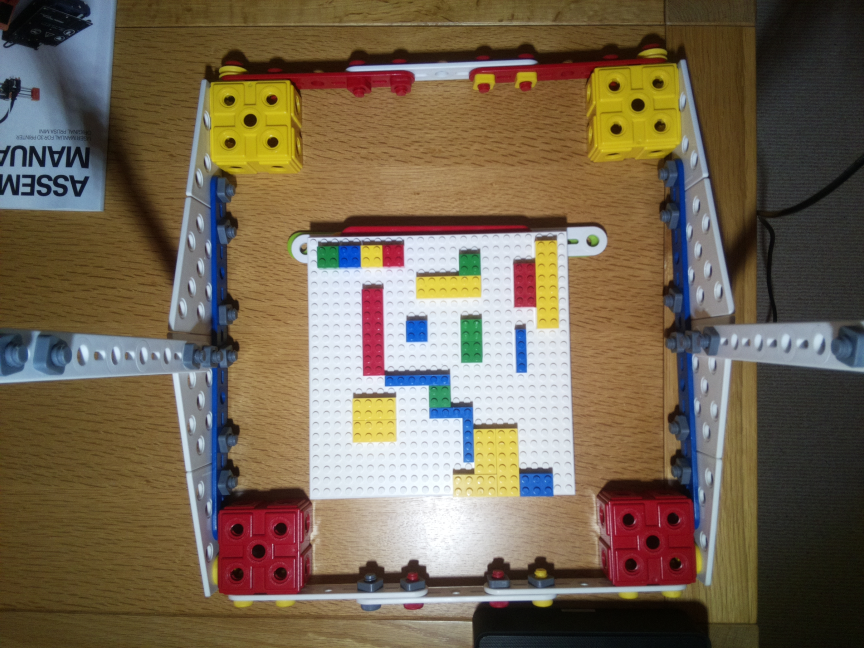
#> input picture images/image1.jpg, 2592 x 1944 px (shown at 1/3 size)
$ python main.py
#> lines starting #> are read from the running program, lines starting #| are printed output that depends on the picture
from time import sleep
import numpy as np
from picamera import PiCamera
import cv2

# [13 lines of commented-out code are left out]
originalImg = cv2.imread('images/image1.jpg',1)
#> originalImg is the input picture: shape (1944, 2592, 3); mean B, G, R 81, 101.4, 115.8

#originalImg = cv2.resize(originalImga, (480,480), interpolation=cv2.INTER_AREA)

# Make image grayscale
#grayImg = cv2.cvtColor(originalImg, cv2.COLOR_BGR2GRAY)
#grayImg = originalImg

#Corner Coordinates
topLeft = np.array([922,711])
topRight = ([1700,695])
bottomLeft =([931,1497])
bottomRight =([1724,1484])
pt1 = np.float32([topLeft,topRight,bottomLeft,bottomRight])

# Set height and width of final image
height, width = 480, 480
pt2 = np.float32([[0,0],[width,0],[0,height],[width, height]])

# Warp the image
matrix = cv2.getPerspectiveTransform(pt1, pt2)
warpedImg = cv2.warpPerspective(originalImg, matrix, (width, height))
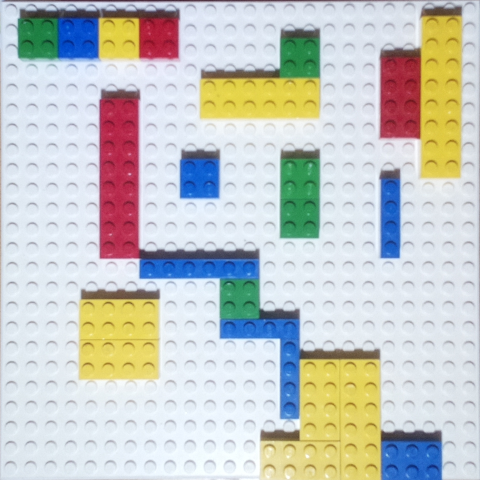
#> warpedImg: shape (480, 480, 3); mean B, G, R 196.8, 201, 198.2
cv2.imwrite('images/warpedImg.png', warpedImg)

# Resize Image
resizedImg = cv2.resize(warpedImg, (24,24), interpolation=cv2.INTER_AREA)
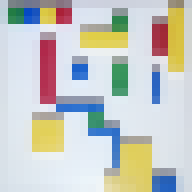
#> resizedImg: shape (24, 24, 3) (shown 8 times larger); mean B, G, R 196.8, 201, 198.2
cv2.imwrite('images/resizedImg.png', resizedImg)

# Convert to HSV
hsvImg = cv2.cvtColor(resizedImg,cv2.COLOR_BGR2HSV)
#> hsvImg: shape (24, 24, 3); mean H, S, V 94.9, 57.5, 220.6

print (hsvImg[0,0])
#| [108  28 219]

edges = cv2.Canny(warpedImg,10,200)
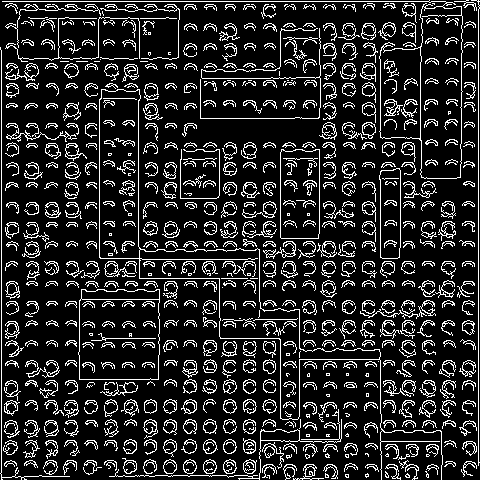
#> edges: shape (480, 480); 15.7% white in thin lines or dots
cv2.imwrite('images/edgy.jpg', edges)


thresholdA = 50
#warpedThresholdImg = cv2.adaptiveThreshold(warpedImg, 255, cv2.ADAPTIVE_THRESH_GAUSSIAN_C, cv2.THRESH_BINARY, 55, 1)
ret, warpedThresholdImg = cv2.threshold(warpedImg,thresholdA,255,cv2.THRESH_BINARY)
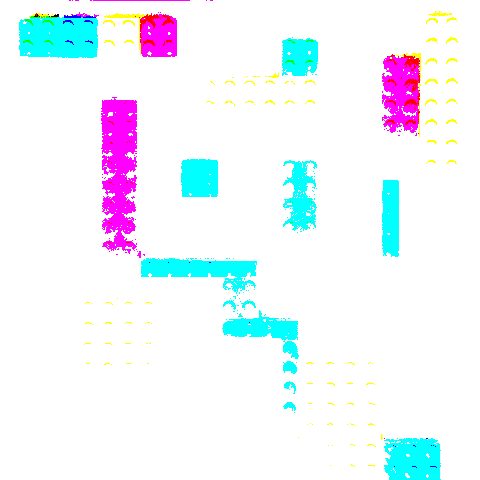
#> warpedThresholdImg: shape (480, 480, 3); mean B, G, R 252.3, 245.7, 239
#> ret = 50
cv2.imwrite('images/warpedThresholdImg.jpg', warpedThresholdImg)

kernal = np.ones((5,5),'uint8')

# Erode to make sure bricks filled in
erodedImg = cv2.erode(warpedThresholdImg,kernal,iterations=1)
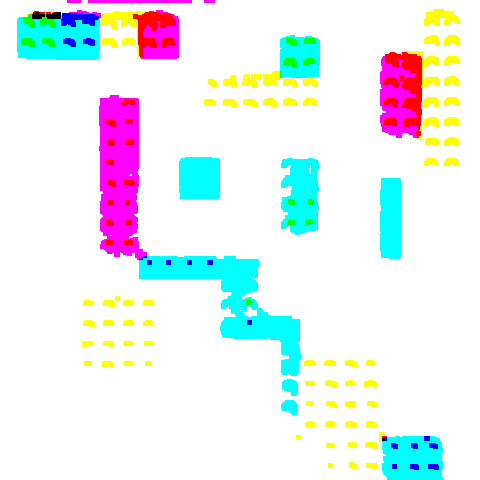
#> erodedImg: shape (480, 480, 3); mean B, G, R 242.8, 240.8, 232.6
cv2.imwrite('images/erodedImg.jpg', erodedImg)


# Dilation (less black) to get rid of studs
dilatedImg = cv2.dilate(erodedImg,kernal,iterations=3)
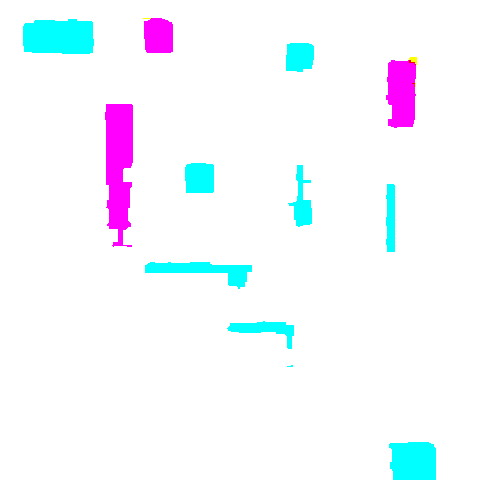
#> dilatedImg: shape (480, 480, 3); mean B, G, R 254.9, 248.6, 245.3
cv2.imwrite('images/dilatedImg.jpg', dilatedImg)

# Resize Image
#resizedImg = cv2.resize(dilatedImg, (48,48), interpolation=cv2.INTER_AREA)
#cv2.imwrite('images/resizedImg.png', resizedImg)

# Simple thresholding
threshold = 200
ret, thresholdImg = cv2.threshold(resizedImg,threshold,255,cv2.THRESH_BINARY)
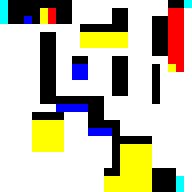
#> thresholdImg: shape (24, 24, 3) (shown 8 times larger); mean B, G, R 170.9, 191.7, 196.6
#> ret = 200
#thresholdImg = cv2.adaptiveThreshold(resizedImg, 255, cv2.ADAPTIVE_THRESH_GAUSSIAN_C, cv2.THRESH_BINARY, 131, 1)
cv2.imwrite('images/thresholdImg.png', thresholdImg)

print(thresholdImg.shape)
#| (24, 24, 3)

# [34 lines of commented-out code are left out]
